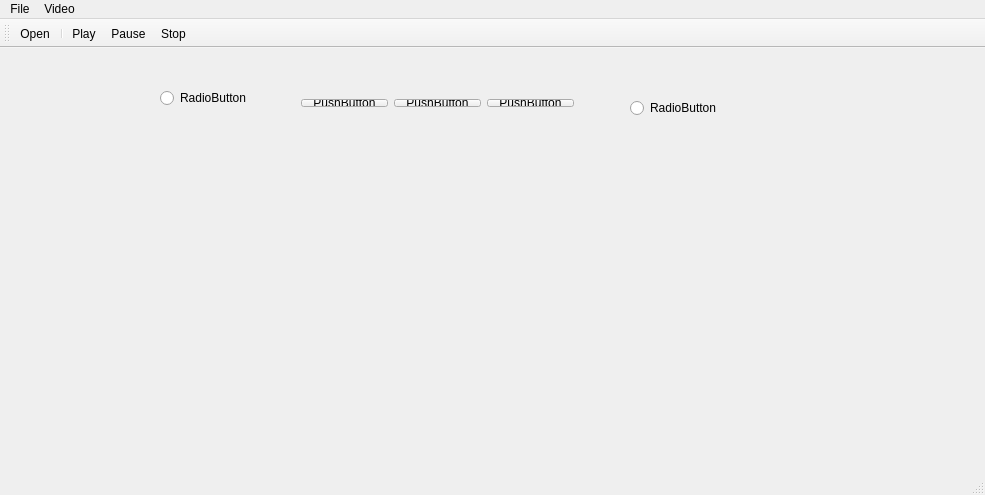
<?xml version="1.0" encoding="UTF-8"?>
<ui version="4.0">
 <class>MainWindow</class>
 <widget class="QMainWindow" name="MainWindow">
  <property name="geometry">
   <rect>
    <x>0</x>
    <y>0</y>
    <width>985</width>
    <height>495</height>
   </rect>
  </property>
  <property name="windowTitle">
   <string>MainWindow</string>
  </property>
  <widget class="QWidget" name="centralWidget">
   <widget class="QRadioButton" name="radioButton">
    <property name="geometry">
     <rect>
      <x>160</x>
      <y>40</y>
      <width>95</width>
      <height>20</height>
     </rect>
    </property>
    <property name="text">
     <string>RadioButton</string>
    </property>
   </widget>
   <widget class="QRadioButton" name="radioButton_2">
    <property name="geometry">
     <rect>
      <x>630</x>
      <y>50</y>
      <width>95</width>
      <height>20</height>
     </rect>
    </property>
    <property name="text">
     <string>RadioButton</string>
    </property>
   </widget>
   <widget class="QWidget" name="layoutWidget">
    <property name="geometry">
     <rect>
      <x>290</x>
      <y>40</y>
      <width>295</width>
      <height>30</height>
     </rect>
    </property>
    <layout class="QHBoxLayout" name="horizontalLayout">
     <item>
      <widget class="QPushButton" name="pushButton_3">
       <property name="text">
        <string>PushButton</string>
       </property>
      </widget>
     </item>
     <item>
      <widget class="QPushButton" name="pushButton">
       <property name="text">
        <string>PushButton</string>
       </property>
      </widget>
     </item>
     <item>
      <widget class="QPushButton" name="pushButton_2">
       <property name="text">
        <string>PushButton</string>
       </property>
      </widget>
     </item>
    </layout>
   </widget>
  </widget>
  <widget class="QMenuBar" name="menuBar">
   <property name="geometry">
    <rect>
     <x>0</x>
     <y>0</y>
     <width>985</width>
     <height>26</height>
    </rect>
   </property>
   <widget class="QMenu" name="menuFile">
    <property name="title">
     <string>File</string>
    </property>
    <addaction name="actionOpen"/>
   </widget>
   <widget class="QMenu" name="menuVideo">
    <property name="title">
     <string>Video</string>
    </property>
    <addaction name="actionPlay"/>
    <addaction name="actionPause"/>
    <addaction name="actionStop"/>
   </widget>
   <addaction name="menuFile"/>
   <addaction name="menuVideo"/>
  </widget>
  <widget class="QToolBar" name="mainToolBar">
   <attribute name="toolBarArea">
    <enum>TopToolBarArea</enum>
   </attribute>
   <attribute name="toolBarBreak">
    <bool>false</bool>
   </attribute>
   <addaction name="actionOpen"/>
   <addaction name="separator"/>
   <addaction name="actionPlay"/>
   <addaction name="actionPause"/>
   <addaction name="actionStop"/>
  </widget>
  <widget class="QStatusBar" name="statusBar"/>
  <action name="actionOpen">
   <property name="icon">
    <iconset resource="resource.qrc">
     <normaloff>:/images/icon/folder_page_white.png</normaloff>:/images/icon/folder_page_white.png</iconset>
   </property>
   <property name="text">
    <string>Open</string>
   </property>
   <property name="toolTip">
    <string>Open A File</string>
   </property>
  </action>
  <action name="actionPlay">
   <property name="icon">
    <iconset resource="resource.qrc">
     <normaloff>:/images/icon/control_play.png</normaloff>:/images/icon/control_play.png</iconset>
   </property>
   <property name="text">
    <string>Play</string>
   </property>
  </action>
  <action name="actionPause">
   <property name="icon">
    <iconset resource="resource.qrc">
     <normaloff>:/images/icon/control_pause.png</normaloff>:/images/icon/control_pause.png</iconset>
   </property>
   <property name="text">
    <string>Pause</string>
   </property>
  </action>
  <action name="actionStop">
   <property name="icon">
    <iconset>
     <normaloff>icon/control_stop.png</normaloff>icon/control_stop.png</iconset>
   </property>
   <property name="text">
    <string>Stop</string>
   </property>
  </action>
 </widget>
 <layoutdefault spacing="6" margin="11"/>
 <resources>
  <include location="resource.qrc"/>
 </resources>
 <connections/>
</ui>
